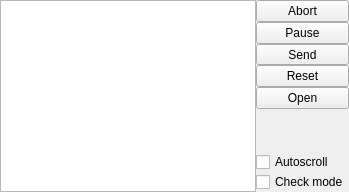
      <widget class="QWidget" name="tab_gcode">
       <attribute name="title">
        <string>G-codes</string>
       </attribute>
       <layout class="QGridLayout" name="gridLayout_2">
        <property name="leftMargin">
         <number>0</number>
        </property>
        <property name="topMargin">
         <number>0</number>
        </property>
        <property name="rightMargin">
         <number>0</number>
        </property>
        <property name="bottomMargin">
         <number>0</number>
        </property>
        <property name="spacing">
         <number>0</number>
        </property>
        <item row="0" column="0">
         <widget class="QTableView" name="tblProgram">
          <property name="font">
           <font>
            <pointsize>9</pointsize>
           </font>
          </property>
          <property name="contextMenuPolicy">
           <enum>Qt::CustomContextMenu</enum>
          </property>
          <property name="editTriggers">
           <set>QAbstractItemView::AnyKeyPressed|QAbstractItemView::DoubleClicked|QAbstractItemView::EditKeyPressed|QAbstractItemView::SelectedClicked</set>
          </property>
          <property name="selectionMode">
           <enum>QAbstractItemView::ContiguousSelection</enum>
          </property>
          <property name="selectionBehavior">
           <enum>QAbstractItemView::SelectRows</enum>
          </property>
          <property name="gridStyle">
           <enum>Qt::DashLine</enum>
          </property>
          <attribute name="horizontalHeaderMinimumSectionSize">
           <number>50</number>
          </attribute>
          <attribute name="horizontalHeaderHighlightSections">
           <bool>false</bool>
          </attribute>
          <attribute name="verticalHeaderVisible">
           <bool>false</bool>
          </attribute>
         </widget>
        </item>
        <item row="0" column="1">
         <layout class="QVBoxLayout" name="verticalLayout_7">
          <property name="sizeConstraint">
           <enum>QLayout::SetFixedSize</enum>
          </property>
          <property name="topMargin">
           <number>0</number>
          </property>
          <item>
           <widget class="QPushButton" name="cmdFileAbort">
            <property name="text">
             <string>Abort</string>
            </property>
           </widget>
          </item>
          <item>
           <widget class="QPushButton" name="cmdFilePause">
            <property name="text">
             <string>Pause</string>
            </property>
            <property name="checkable">
             <bool>true</bool>
            </property>
           </widget>
          </item>
          <item>
           <widget class="QToolButton" name="cmdFileSend">
            <property name="sizePolicy">
             <sizepolicy hsizetype="Minimum" vsizetype="Minimum">
              <horstretch>0</horstretch>
              <verstretch>0</verstretch>
             </sizepolicy>
            </property>
            <property name="baseSize">
             <size>
              <width>0</width>
              <height>0</height>
             </size>
            </property>
            <property name="text">
             <string>Send</string>
            </property>
           </widget>
          </item>
          <item>
           <widget class="QPushButton" name="cmdFileReset">
            <property name="text">
             <string>Reset</string>
            </property>
           </widget>
          </item>
          <item>
           <widget class="QPushButton" name="cmdFileOpen">
            <property name="text">
             <string>Open</string>
            </property>
           </widget>
          </item>
          <item>
           <spacer name="spacerBot">
            <property name="orientation">
             <enum>Qt::Vertical</enum>
            </property>
            <property name="sizeHint" stdset="0">
             <size>
              <width>20</width>
              <height>8</height>
             </size>
            </property>
           </spacer>
          </item>
          <item>
           <widget class="QCheckBox" name="chkAutoScroll">
            <property name="sizePolicy">
             <sizepolicy hsizetype="Preferred" vsizetype="Fixed">
              <horstretch>0</horstretch>
              <verstretch>0</verstretch>
             </sizepolicy>
            </property>
            <property name="minimumSize">
             <size>
              <width>22</width>
              <height>0</height>
             </size>
            </property>
            <property name="text">
             <string>Autoscroll</string>
            </property>
           </widget>
          </item>
          <item>
           <widget class="QCheckBox" name="chkTestMode">
            <property name="sizePolicy">
             <sizepolicy hsizetype="Preferred" vsizetype="Fixed">
              <horstretch>0</horstretch>
              <verstretch>0</verstretch>
             </sizepolicy>
            </property>
            <property name="minimumSize">
             <size>
              <width>22</width>
              <height>0</height>
             </size>
            </property>
            <property name="text">
             <string>Check mode</string>
            </property>
           </widget>
          </item>
         </layout>
        </item>
       </layout>
      </widget>
